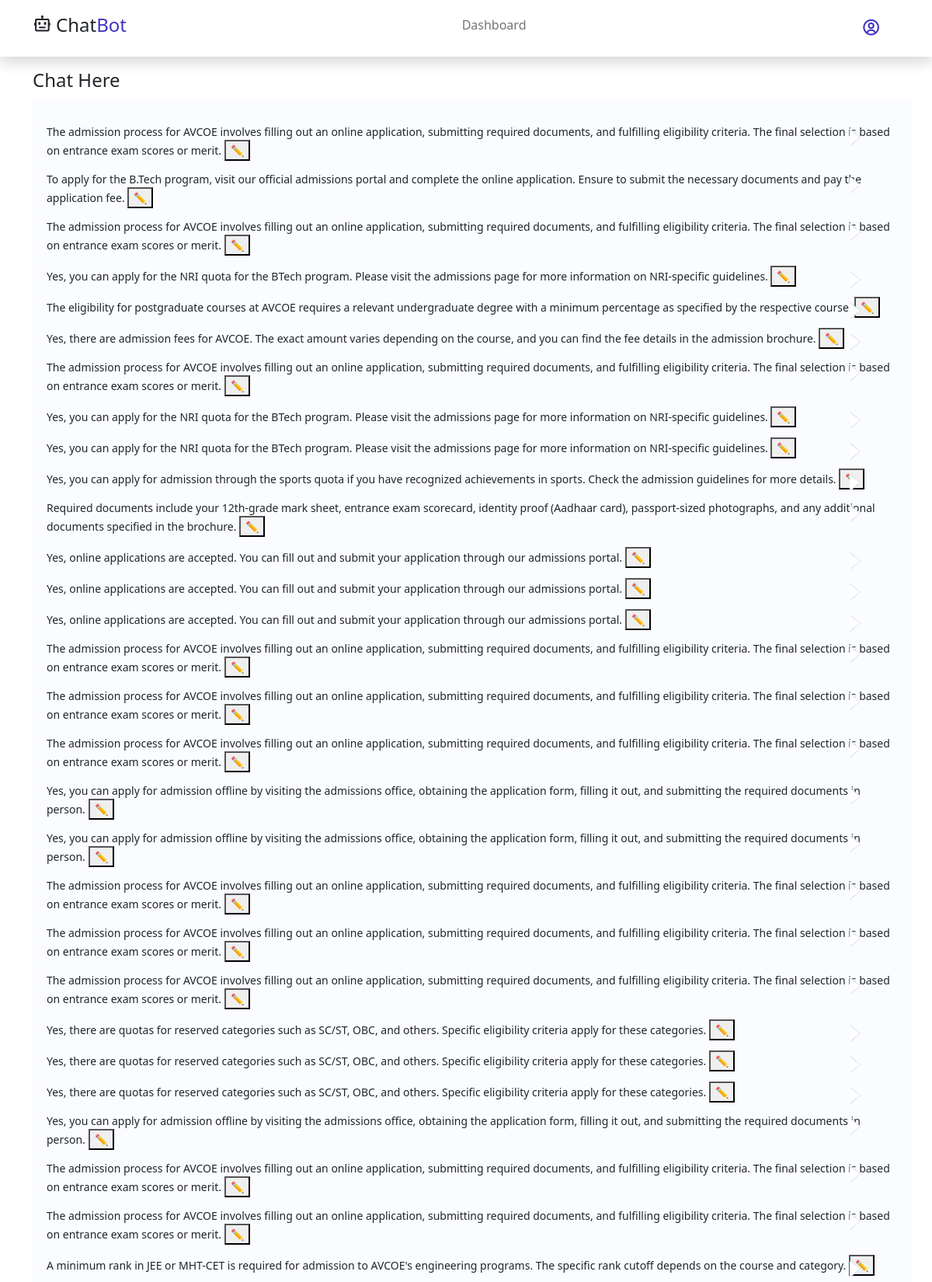
The app's page /chat (signed in, upper part) with its own data.
### app/models.py (models this page shows, shortened)
class ChatMessage(models.Model):
    sender = models.ForeignKey(User, on_delete=models.CASCADE, related_name="sent_messages")
    receiver = models.ForeignKey(User, on_delete=models.CASCADE, related_name="received_messages", null=True, blank=True)  # ✅ Make nullable
    message = models.TextField()
    sendtime = models.DateTimeField(default=now)

### app/views.py (the view)
# urls.py: path("chat", views.chat, name= "chat_without_username"),
@login_required(login_url="log_in")
@cache_control(no_cache=True, must_revalidate=True, no_store=True)
def chat(request):
    current_user = request.user
    conversation = ChatMessage.objects.filter(sender=current_user).order_by('sendtime')
    return render(request, "chat.html", {'conversation': conversation, 'current_user': current_user})

### templates/chat.html (shortened to what this page needs)
{% extends 'base.html' %}
{% block body %}
{% load static %}
<div class="container mt-3">
    <div class="chat-box">
        <div class="chat-header">
            <h4>Chat Here</h4>
        </div>
        <div class="chat-body" id="chat-body">
            {% for message in conversation %}
                <div class="message {% if message.sender == current_user %}my-message{% else %}ai-message{% endif %}">
                    <div class="message-text">
                        <span class="message-content">{{ message.message|linebreaksbr|safe }}</span>
                        {% if message.sender == current_user %}
                            <button class="edit-btn" onclick="editQuestion(this)">✏️</button>
                        {% endif %}
                    </div>
                </div>
            {% endfor %}
        </div>
    </div>
</div>
{% endblock body %}

### templates/base.html (shortened to what this page needs)
<!DOCTYPE html>
<html lang="en">
    {% load static %}
<head>
    <link href="{% static 'css/bootstrap.min.css' %}" rel="stylesheet">
    <link href="{% static 'css/boxicon.min.css' %}" rel="stylesheet">
    <link rel="stylesheet" href="{% static 'css/templatemo.css' %}">
    <link rel="stylesheet" href="{% static 'css/custom.css' %}">
    <link href="{% static 'css/message.css' %}" rel="stylesheet">
    <link href="https://maxcdn.bootstrapcdn.com/font-awesome/4.3.0/css/font-awesome.min.css" rel="stylesheet">
</head>
<body>
    <nav id="main_nav" class="navbar navbar-expand-lg navbar-light bg-white shadow">
        <div class="container d-flex justify-content-between align-items-center">
            <a class="navbar-brand h1" href="/">
                <i class='bx bx-bot bx-sm text-dark'></i>
                <span class="text-dark h4">Chat</span><span class="text-primary h4">Bot</span>
            </a>
            <div class="align-self-center collapse navbar-collapse flex-fill  d-lg-flex justify-content-lg-between" id="navbar-toggler-success">
                {% if user.is_authenticated %}
                <div class="flex-fill mx-xl-5 mb-2">
                    <ul class="nav navbar-nav d-flex justify-content-center mx-xl-5 text-center text-dark">
                        <li class="nav-item">
                            <a class="nav-link btn-outline-primary rounded-pill px-3" href="{% url 'dashboard' %}">Dashboard</a>
                        </li>
                    </ul>
                </div>
                <div class="navbar align-self-center d-flex">
                    <a class="nav-link" href="{% url 'log_out' %}" style="display: inline-flex; align-items: center;"><i class='bx bx-user-circle bx-sm text-primary me-2'></i> {{ fname }}</a>
                </div>
                {% endif %}
            </div>
        </div>
    </nav>
  {% block body %}
  {% endblock body %}
</body>
</html>

### static/css/templatemo.css (style rules this page uses)
html { font-family: 'Open Sans', sans-serif; }
p, a { font-weight: 400; }

### static/css/message.css (style rules this page uses)
.chat-body { width: calc(100% + 17px); min-height: 290px; height: calc(100vh - 320px); background-color: #fbfcff; margin-bottom: 30px; padding: 30px 5px 5px 5px; overflow-y: scroll; }
.message { position: relative; width: 100%; }
.message:after { content: ""; position: absolute; top: 11px; left: 63px; float: left; z-index: 100; border-top: 10px solid transparent; border-left: none; border-bottom: 10px solid transparent; border-right: 13px solid #fff; }
.message:before { content: ""; position: absolute; top: 10px; left: 62px; float: left; z-index: 99; border-top: 11px solid transparent; border-left: none; border-bottom: 11px solid transparent; border-right: 13px solid #dbe3e8; }
.message .message-text { text-align: left; padding: 3px 13px 10px 13px; font-size: 14px; }
.message.my-message:after { content: ""; position: absolute; top: 11px; left: auto; right: 63px; float: left; z-index: 100; border-top: 10px solid transparent; border-left: 13px solid #fff; border-bottom: 10px solid transparent; border-right: none; }
.message.my-message:before { content: ""; position: absolute; top: 10px; left: auto; right: 62px; float: left; z-index: 99; border-top: 11px solid transparent; border-left: 13px solid #dbe3e8; border-bottom: 11px solid transparent; border-right: none; }

### records on screen
ChatMessage: message "The admission process for AVCOE involves filling out an online application, submitting required documents, and fulfilling eligibility criteria. The final selection is based on entrance exam scores or merit."
ChatMessage: message "To apply for the B.Tech program, visit our official admissions portal and complete the online application. Ensure to submit the necessary documents and pay the application fee."
ChatMessage: message "The admission process for AVCOE involves filling out an online application, submitting required documents, and fulfilling eligibility criteria. The final selection is based on entrance exam scores or merit."
ChatMessage: message "Yes, you can apply for the NRI quota for the BTech program. Please visit the admissions page for more information on NRI-specific guidelines."
ChatMessage: message "The eligibility for postgraduate courses at AVCOE requires a relevant undergraduate degree with a minimum percentage as specified by the respective course."
ChatMessage: message "Yes, there are admission fees for AVCOE. The exact amount varies depending on the course, and you can find the fee details in the admission brochure."
ChatMessage: message "The admission process for AVCOE involves filling out an online application, submitting required documents, and fulfilling eligibility criteria. The final selection is based on entrance exam scores or merit."
ChatMessage: message "Yes, you can apply for the NRI quota for the BTech program. Please visit the admissions page for more information on NRI-specific guidelines."
ChatMessage: message "Yes, you can apply for the NRI quota for the BTech program. Please visit the admissions page for more information on NRI-specific guidelines."
ChatMessage: message "Yes, you can apply for admission through the sports quota if you have recognized achievements in sports. Check the admission guidelines for more details."
ChatMessage: message "Required documents include your 12th-grade mark sheet, entrance exam scorecard, identity proof (Aadhaar card), passport-sized photographs, and any additional documents specified in the brochure."
ChatMessage: message "Yes, online applications are accepted. You can fill out and submit your application through our admissions portal."
ChatMessage: message "Yes, online applications are accepted. You can fill out and submit your application through our admissions portal."
ChatMessage: message "Yes, online applications are accepted. You can fill out and submit your application through our admissions portal."
ChatMessage: message "The admission process for AVCOE involves filling out an online application, submitting required documents, and fulfilling eligibility criteria. The final selection is based on entrance exam scores or merit."
ChatMessage: message "The admission process for AVCOE involves filling out an online application, submitting required documents, and fulfilling eligibility criteria. The final selection is based on entrance exam scores or merit."
ChatMessage: message "The admission process for AVCOE involves filling out an online application, submitting required documents, and fulfilling eligibility criteria. The final selection is based on entrance exam scores or merit."
ChatMessage: message "Yes, you can apply for admission offline by visiting the admissions office, obtaining the application form, filling it out, and submitting the required documents in person."
ChatMessage: message "Yes, you can apply for admission offline by visiting the admissions office, obtaining the application form, filling it out, and submitting the required documents in person."
ChatMessage: message "The admission process for AVCOE involves filling out an online application, submitting required documents, and fulfilling eligibility criteria. The final selection is based on entrance exam scores or merit."
ChatMessage: message "The admission process for AVCOE involves filling out an online application, submitting required documents, and fulfilling eligibility criteria. The final selection is based on entrance exam scores or merit."
ChatMessage: message "The admission process for AVCOE involves filling out an online application, submitting required documents, and fulfilling eligibility criteria. The final selection is based on entrance exam scores or merit."
ChatMessage: message "Yes, there are quotas for reserved categories such as SC/ST, OBC, and others. Specific eligibility criteria apply for these categories."
ChatMessage: message "Yes, there are quotas for reserved categories such as SC/ST, OBC, and others. Specific eligibility criteria apply for these categories."
ChatMessage: message "Yes, there are quotas for reserved categories such as SC/ST, OBC, and others. Specific eligibility criteria apply for these categories."
ChatMessage: message "Yes, you can apply for admission offline by visiting the admissions office, obtaining the application form, filling it out, and submitting the required documents in person."
ChatMessage: message "The admission process for AVCOE involves filling out an online application, submitting required documents, and fulfilling eligibility criteria. The final selection is based on entrance exam scores or merit."
ChatMessage: message "The admission process for AVCOE involves filling out an online application, submitting required documents, and fulfilling eligibility criteria. The final selection is based on entrance exam scores or merit."
ChatMessage: message "A minimum rank in JEE or MHT-CET is required for admission to AVCOE's engineering programs. The specific rank cutoff depends on the course and category."
